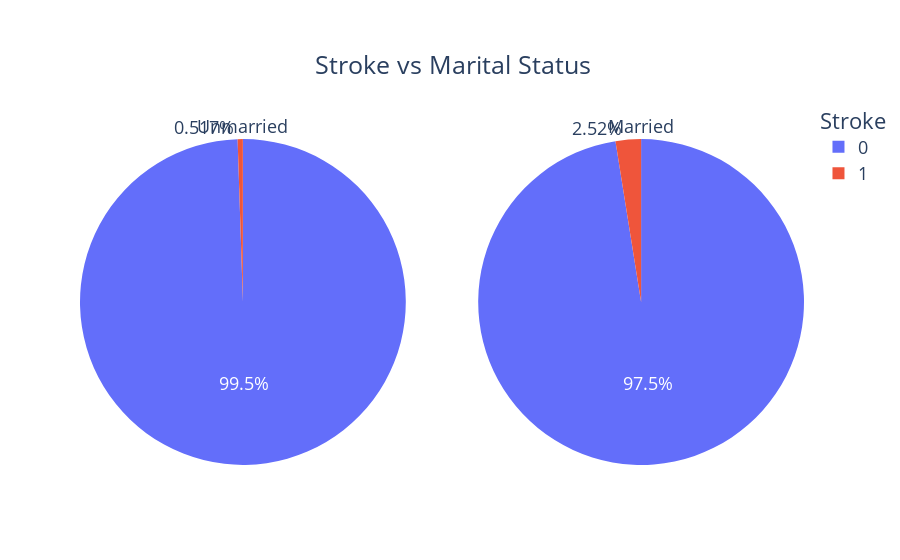

Notebook source saved alongside this figure:
### Code cell
counts0 = Counter(df[df['ever_married']=='No']['stroke'])
counts1 = Counter(df[df['ever_married']=='Yes']['stroke'])
fig = make_subplots(rows=1, cols=2, specs=[[{"type": "pie"}, {"type": "pie"}]])

fig.add_trace(go.Pie(
     values=[item[1] for item in sorted(counts0.items())],
     labels=[item[0] for item in sorted(counts0.items())],
     domain=dict(x=[0, 0.5]),
     name="Unmarried",title='Unmarried'), 
     row=1, col=1)

fig.add_trace(go.Pie(
     values=[item[1] for item in sorted(counts1.items())],
     labels=[item[0] for item in sorted(counts1.items())],
     domain=dict(x=[0.5, 1.0]),
     name="Married",title='Married'),
    row=1, col=2)

fig.update_layout(
    title={'text':'Stroke vs Marital Status','xanchor':'left','yanchor': 'top','y':0.9,'x':0.35},
    xaxis_title="X Axis Title",
    yaxis_title="Y Axis Title",
    legend_title="Stroke",
    font=dict(size=18)
)

fig.show()

### Figure 1 — Plotly figure (JSON) as saved in the notebook; plotly's stock layout.template omitted (floating-point values rounded to 4 significant figures)
{"data": [{"domain": {"x": [0, 0.45], "y": [0, 1]}, "labels": [0, 1], "name": "Unmarried", "title": {"text": "Unmarried"}, "type": "pie", "values": [15382, 80]}, {"domain": {"x": [0.55, 1], "y": [0, 1]}, "labels": [0, 1], "name": "Married", "title": {"text": "Married"}, "type": "pie", "values": [27235, 703]}], "layout": {"font": {"size": 18}, "legend": {"title": {"text": "Stroke"}}, "title": {"text": "Stroke vs Marital Status", "x": 0.35, "xanchor": "left", "y": 0.9, "yanchor": "top"}, "xaxis": {"title": {"text": "X Axis Title"}}, "yaxis": {"title": {"text": "Y Axis Title"}}}}
